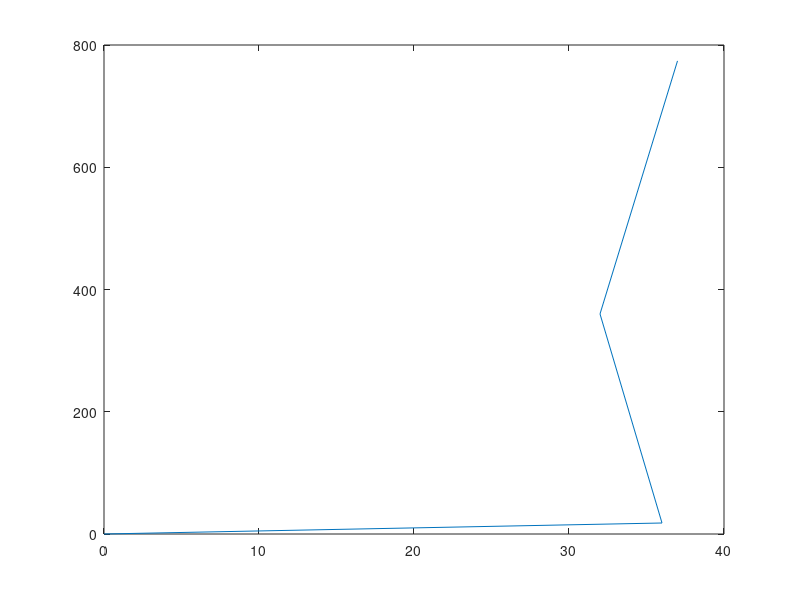

Here is the MATLAB script that generated this plot: (Note: this script raises an error after producing the figure.)
clear;clc;

B = csvread("pd_irradiance_vcsel_off.txt");
B = [B(:,1),B(:,3),B(:,4),B(:,2)];
A = csvread("pd_irradiance_vcsel_on.txt");
A = [A(:,1),A(:,3),A(:,4),A(:,2)];
C = A-B;
C = C - C(:,1);

mean_b = 0.4362;
mean_a = 1e-10;

for index = 1:15
    x = C(index,:)';
    y = B(index,:)';
    plot(x,y)
    f = fit(x,y,'exp1','StartPoint',[x(1), y(1)]);
    a(index) = f.a;
    b(index) = f.b;
    fit_func =@(x) a(index)*exp(b(index)*x);
    xfit = x(1):0.001:x(end);
    hold on
    plot(xfit,fit_func(xfit),'-k')
end

%% 
mean_C = mean(C,1);
mean_B = mean(B,1);
std_C = std(C,1);

f = fit(mean_C',mean_B','exp1','StartPoint',[mean_C(1), mean_B(1)]);
fit_func =@(x) f.a*exp(f.b*x);
xfit = x(1):0.001:x(end);
plot(mean_C,mean_B)
hold on
plot(xfit,fit_func(xfit),'-k')

